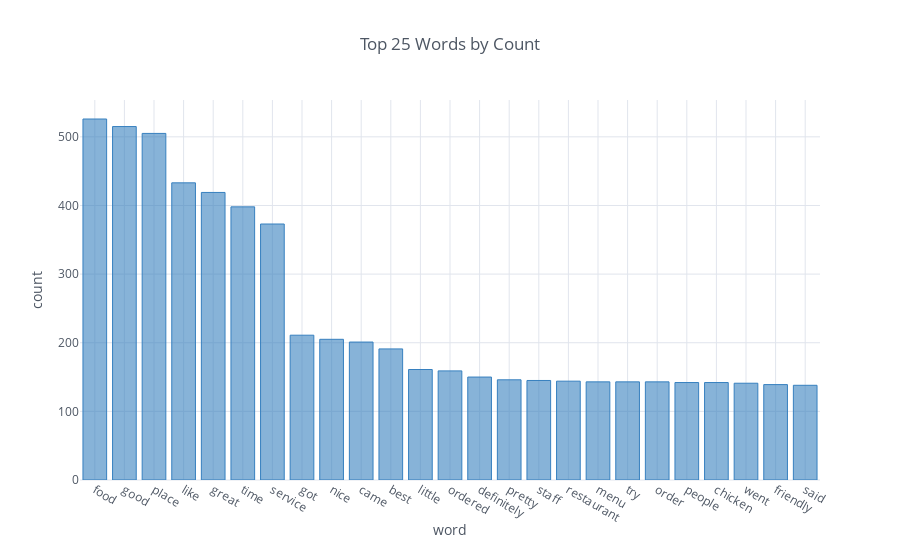

The notebook cell saved with this chart:
### Code cell
#top 25 words by count
word_count_df = pd.DataFrame(Counter(all_text).most_common(25), columns=['Word', 'Count']).set_index('Word')
word_count_plot = word_count_df.iplot(kind='bar', 
                                      asFigure=True, 
                                      xTitle='word', 
                                      yTitle='count', 
                                      title='Top 25 Words by Count',
                                      color='blue')

cf.iplot(word_count_plot, legend=False)

### Figure 1 — Plotly figure (JSON) as saved in the notebook; plotly's stock layout.template omitted (floating-point values rounded to 4 significant figures)
{"data": [{"marker": {"color": "rgba(55, 128, 191, 0.6)", "line": {"color": "rgba(55, 128, 191, 1.0)", "width": 1}}, "name": "Count", "orientation": "v", "text": "", "type": "bar", "uid": "ffe4b5", "x": ["food", "good", "place", "like", "great", "time", "service", "got", "nice", "came", "best", "little", "ordered", "definitely", "pretty", "staff", "restaurant", "menu", "try", "order", "people", "chicken", "went", "friendly", "said"], "y": [526, 515, 505, 433, 419, 398, 373, 211, 205, 201, 191, 161, 159, 150, 146, 145, 144, 143, 143, 143, 142, 142, 141, 139, 138]}], "layout": {"autosize": true, "legend": {"bgcolor": "#FFFFFF", "font": {"color": "#4D5663"}}, "paper_bgcolor": "#FFFFFF", "plot_bgcolor": "#FFFFFF", "showlegend": false, "title": "Top 25 Words by Count", "titlefont": {"color": "#4D5663"}, "xaxis": {"autorange": true, "gridcolor": "#E1E5ED", "range": [-0.5, 24.5], "showgrid": true, "tickfont": {"color": "#4D5663"}, "title": "word", "titlefont": {"color": "#4D5663"}, "type": "category", "zerolinecolor": "#E1E5ED"}, "yaxis": {"autorange": true, "gridcolor": "#E1E5ED", "range": [0, 553.7], "showgrid": true, "tickfont": {"color": "#4D5663"}, "title": "count", "titlefont": {"color": "#4D5663"}, "type": "linear", "zerolinecolor": "#E1E5ED"}}}
